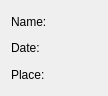
<?xml version="1.0" encoding="UTF-8"?>
<ui version="4.0">
 <class>Form</class>
 <widget class="QWidget" name="Form">
  <property name="geometry">
   <rect>
    <x>0</x>
    <y>0</y>
    <width>108</width>
    <height>96</height>
   </rect>
  </property>
  <property name="sizePolicy">
   <sizepolicy hsizetype="Preferred" vsizetype="Fixed">
    <horstretch>0</horstretch>
    <verstretch>0</verstretch>
   </sizepolicy>
  </property>
  <property name="windowTitle">
   <string>Form</string>
  </property>
  <layout class="QVBoxLayout" name="verticalLayout">
   <item>
    <widget class="QLabel" name="name_label">
     <property name="text">
      <string>Name:</string>
     </property>
    </widget>
   </item>
   <item>
    <widget class="QLabel" name="date_label">
     <property name="text">
      <string>Date:</string>
     </property>
    </widget>
   </item>
   <item>
    <widget class="QLabel" name="place_label">
     <property name="text">
      <string>Place:</string>
     </property>
    </widget>
   </item>
  </layout>
 </widget>
 <resources/>
 <connections/>
</ui>
